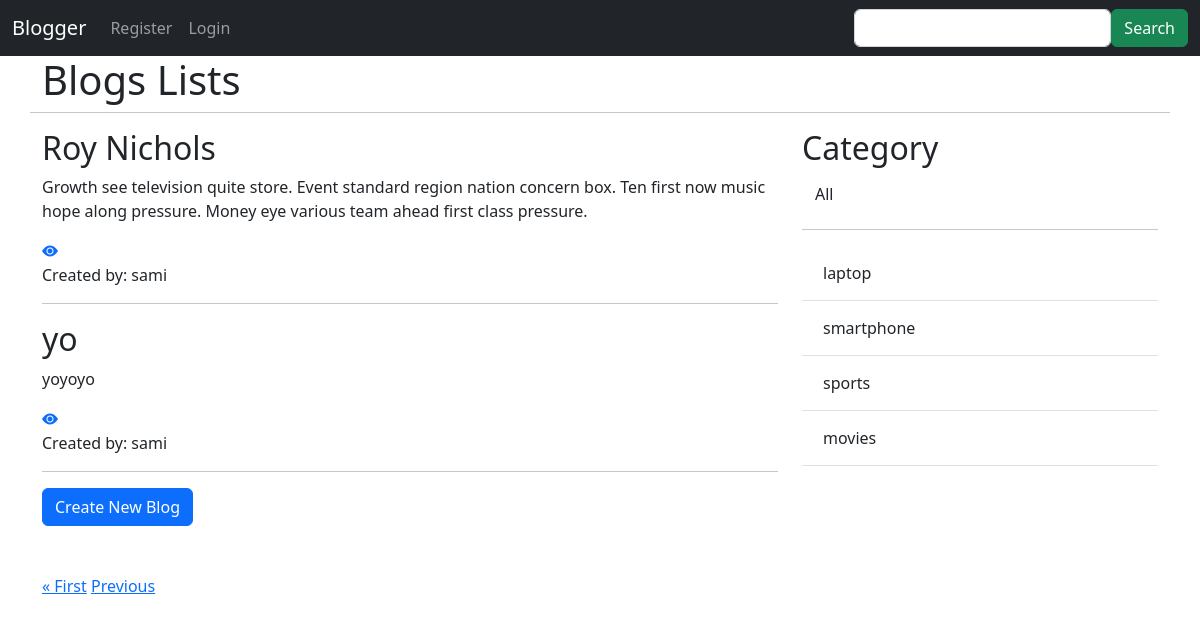
Screenshot of /?page=2 with the database file from the repository.
### blog/models.py (models this page shows, shortened)
class Blog(models.Model):
    title = models.CharField(max_length=100)
    description = models.TextField(max_length=700)
    created_date = models.DateTimeField(default=timezone.now)
    category = models.ForeignKey(Category, on_delete=models.CASCADE, default=True, null=False)
    created_by = models.ForeignKey(User, related_name='blogs', on_delete=models.CASCADE, null=True)

class Category(models.Model):
    name = models.CharField(max_length=255)

### blog/views.py (the view)
# urls.py: path('', views.index_view, name='index'),
def index_view(request):
    category=request.GET.get('category')
    if category == None:
        p = Paginator(Blog.objects.all().order_by('-created_date'), 10)
        page = request.GET.get('page')
        blogs = p.get_page(page)
    else:
        p = Paginator(Blog.objects.filter(category__name=category).order_by('-created_date'), 10)
        page = request.GET.get('page')
        blogs=p.get_page(page)
    categories=Category.objects.all()
    return render(request, 'blog/index_view.html', {'blogs': blogs, 'categories': categories})

### blog/templates/blog/index_view.html (shortened to what this page needs)
<!DOCTYPE html>
<html>
<head>
</head>
<body>
    {% extends 'blog/base.html' %}
    {% block content %}
      <div class="container">
        <div class="row">
          <h1>Blogs Lists</h1>
          <hr />
          <div class="col-sm-8">
            {% for blog in blogs %}
              <h2>{{blog.title}}</h2>
              <p>{{blog.description}}</p>
              <a href="show/{{blog.id}}"><i class="bi bi-eye-fill"></i></a>&nbsp;&nbsp;&nbsp;&nbsp;&nbsp;&nbsp;&nbsp;&nbsp;&nbsp;
              <p>Created by: {{blog.created_by}}</p>
              <hr />
            {% endfor %}
            <a href="new" class="btn btn-primary">Create New Blog</a>
            <br />
            <br />
            <br />
            {% if blogs.has_previous %}
              <a href="?page=1">&laquo First</a>
              <a href="?page={{blogs.previous_page_number}}">Previous</a>
            {% endif %}
            <br />
            <br />
            <br />
            <br />
            <br />
          </div>
          <div class="col-sm-4">
            <h2>Category</h2>
            <table class="table">
              <a href="{% url 'index' %}" class="btn btn-default">All</a><br />
              <hr />
              {% for category in categories %}
              <tbody>
                <tr>
                  <td>
                    <a href="{% url 'index' %}?category={{category.name}}" class="btn btn-default">{{category.name}}</a>
                    <br />
                  </td>
                </tr>
              </tbody>
              {% endfor %}
            </table>
          </div>
        </div>
      </div>
    {% endblock %}

### rows the page displays
Blog: title "Roy Nichols", description "Growth see television quite store. Event standard region nation concern box. Ten first now music hope along pressure. Money eye various team ahead first class pressure.", created_by "sami"
Blog: title "yo", description "yoyoyo", created_by "sami"
Category: name "laptop"
Category: name "smartphone"
Category: name "sports"
Category: name "movies"
